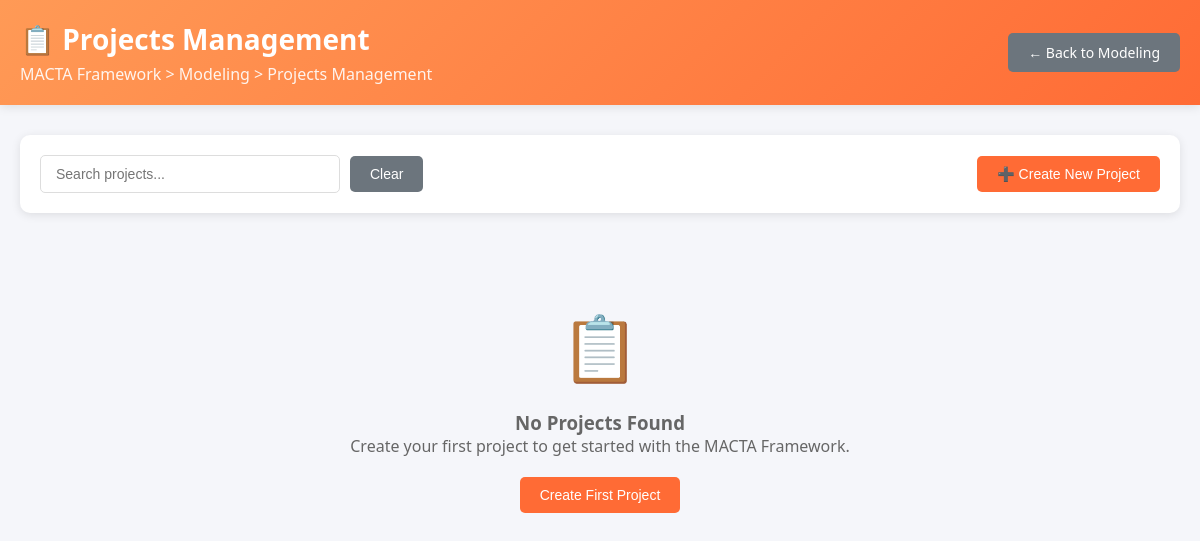
/modules/M/projects.php, run on an earlier commit of the app's database.
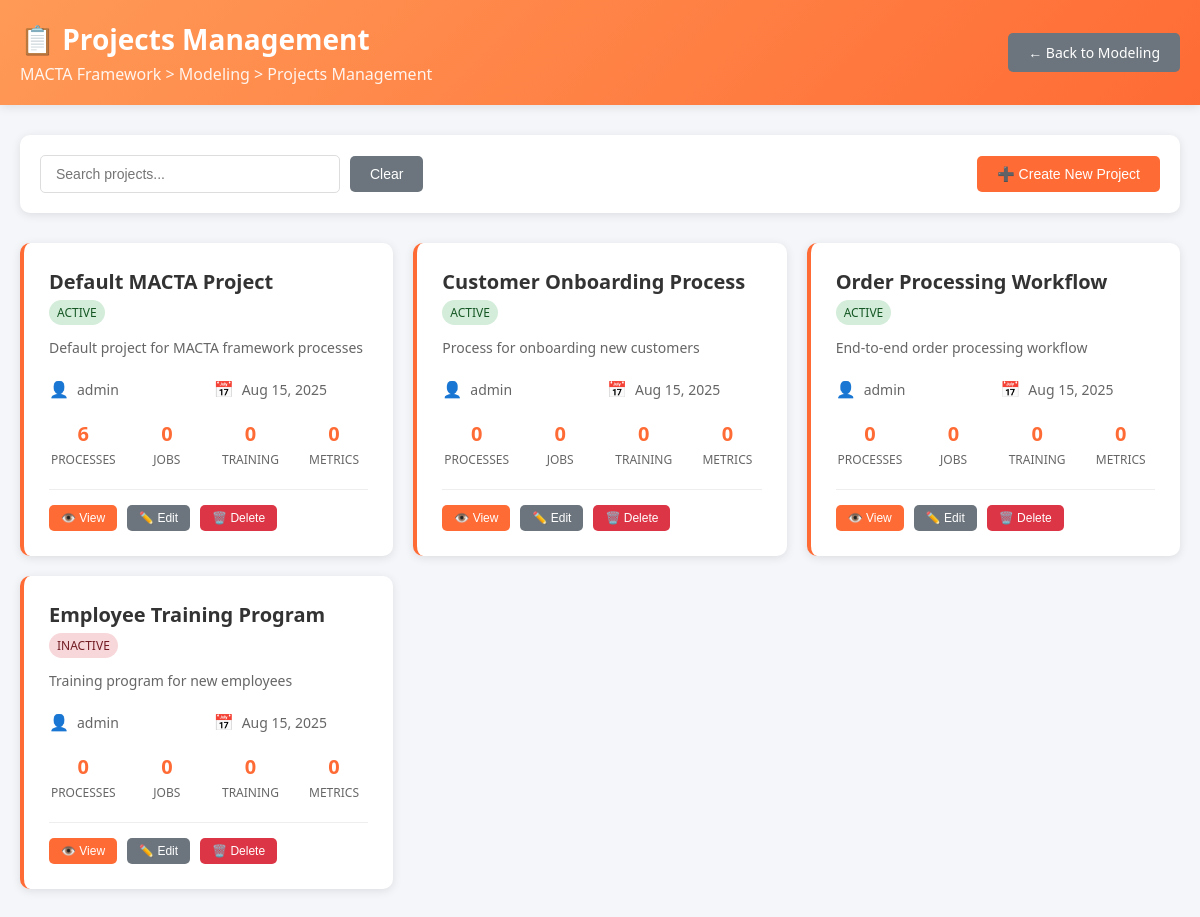
And on a later commit of the database.
### tables this page shows
CREATE TABLE `projects` (
  `id` int NOT NULL,
  `name` varchar(100) NOT NULL,
  `description` text,
  `client_id` int DEFAULT NULL,
  `status` enum('active','inactive','completed') DEFAULT 'active',
  `created_at` timestamp NULL DEFAULT CURRENT_TIMESTAMP,
  `updated_at` timestamp NULL DEFAULT CURRENT_TIMESTAMP ON UPDATE CURRENT_TIMESTAMP
);

CREATE TABLE `users` (
  `id` int NOT NULL,
  `username` varchar(50) NOT NULL,
  `email` varchar(100) NOT NULL,
  `password` varchar(255) NOT NULL,
  `role` enum('admin','user','client') DEFAULT 'user',
  `created_at` timestamp NULL DEFAULT CURRENT_TIMESTAMP,
  `updated_at` timestamp NULL DEFAULT CURRENT_TIMESTAMP ON UPDATE CURRENT_TIMESTAMP
);

### modules/M/projects.php (the view, shortened to what this page needs)
<?php
$db = new Database();
$conn = $db->getConnection();
try {
    $stmt = $conn->prepare("
        SELECT p.*, u.username as client_name,
               (SELECT COUNT(*) FROM process_models pm WHERE pm.project_id = p.id) as process_count,
               (SELECT COUNT(*) FROM job_descriptions jd WHERE jd.project_id = p.id) as job_count,
               (SELECT COUNT(*) FROM training_programs tp WHERE tp.project_id = p.id) as training_count,
               (SELECT COUNT(*) FROM metrics m WHERE m.project_id = p.id) as metrics_count
        FROM projects p
        LEFT JOIN users u ON p.client_id = u.id
        ORDER BY p.updated_at DESC, p.created_at DESC
    ");
    $stmt->execute();
    $projects = $stmt->fetchAll(PDO::FETCH_ASSOC);
} catch (PDOException $e) {
    error_log("Error loading projects: " . $e->getMessage());
    $projects = [];
}
?>
<!DOCTYPE html>
<html lang="en">
<head>
</head>
<body>
    <div class="header">
        <div class="header-content">
            <div>
                <h1>📋 Projects Management</h1>
                <div class="breadcrumb">
                    <a href="../../index.php">MACTA Framework</a> >
                    <a href="index.php">Modeling</a> >
                    Projects Management
                </div>
            </div>
            <a href="index.php" class="btn btn-secondary">← Back to Modeling</a>
        </div>
    </div>
    <div class="container">
        <div class="toolbar">
            <div class="search-box">
                <input type="text" id="searchInput" placeholder="Search projects..." onkeyup="filterProjects()">
                <button class="btn btn-secondary" onclick="clearSearch()">Clear</button>
            </div>
            <button class="btn" onclick="openCreateModal()">
                ➕ Create New Project
            </button>
        </div>
        <div class="projects-grid" id="projectsGrid">
            <?php if (empty($projects)): ?>
                <div class="empty-state" style="grid-column: 1 / -1;">
                    <div class="empty-state-icon">📋</div>
                    <h3>No Projects Found</h3>
                    <p>Create your first project to get started with the MACTA Framework.</p>
                    <button class="btn" onclick="openCreateModal()" style="margin-top: 20px;">
                        Create First Project
                    </button>
                </div>
            <?php else: ?>
                <?php foreach ($projects as $project): ?>
                    <div class="project-card" data-project-name="<?php echo strtolower($project['name']); ?>">
                        <div class="project-header">
                            <div>
                                <div class="project-title"><?php echo htmlspecialchars($project['name']); ?></div>
                                <span class="project-status status-<?php echo $project['status']; ?>">
                                    <?php echo ucfirst($project['status']); ?>
                                </span>
                            </div>
                        </div>
                        <div class="project-description">
                            <?php echo htmlspecialchars($project['description'] ?: 'No description provided'); ?>
                        </div>
                        <div class="project-meta">
                            <div class="meta-item">
                                <span class="meta-icon">👤</span>
                                <span><?php echo htmlspecialchars($project['client_name'] ?: 'No client'); ?></span>
                            </div>
                            <div class="meta-item">
                                <span class="meta-icon">📅</span>
                                <span><?php echo date('M d, Y', strtotime($project['created_at'])); ?></span>
                            </div>
                        </div>
                        <div class="project-stats">
                            <div class="stat-item">
                                <span class="stat-number"><?php echo $project['process_count']; ?></span>
                                <span class="stat-label">Processes</span>
                            </div>
                            <div class="stat-item">
                                <span class="stat-number"><?php echo $project['job_count']; ?></span>
                                <span class="stat-label">Jobs</span>
                            </div>
                            <div class="stat-item">
                                <span class="stat-number"><?php echo $project['training_count']; ?></span>
                                <span class="stat-label">Training</span>
                            </div>
                            <div class="stat-item">
                                <span class="stat-number"><?php echo $project['metrics_count']; ?></span>
                                <span class="stat-label">Metrics</span>
                            </div>
                        </div>
                        <div class="project-actions">
                            <button class="btn btn-sm" onclick="viewProject(<?php echo $project['id']; ?>)">
                                👁️ View
                            </button>
                            <button class="btn btn-secondary btn-sm" onclick="editProject(<?php echo $project['id']; ?>)">
                                ✏️ Edit
                            </button>
                            <button class="btn btn-danger btn-sm" onclick="deleteProject(<?php echo $project['id']; ?>)">
                                🗑️ Delete
                            </button>
                        </div>
                    </div>
                <?php endforeach; ?>
            <?php endif; ?>
        </div>
    </div>
</body>
</html>

### modules/M/projects.php (style rules this page uses)
* { margin: 0; padding: 0; box-sizing: border-box; }
body { font-family: 'Segoe UI', Tahoma, Geneva, Verdana, sans-serif; background: #f5f6fa; min-height: 100vh; }
.header { background: linear-gradient(135deg, #ff9a56 0%, #ff6b35 100%); color: white; padding: 20px; box-shadow: 0 2px 10px rgba(0,0,0,0.1); }
.header-content { max-width: 1200px; margin: 0 auto; display: flex; justify-content: space-between; align-items: center; }
.header h1 { font-size: 28px; font-weight: bold; }
.breadcrumb { opacity: 0.9; margin-top: 5px; }
.breadcrumb a { color: white; text-decoration: none; }
.container { max-width: 1200px; margin: 0 auto; padding: 30px 20px; }
.toolbar { background: white; padding: 20px; border-radius: 10px; box-shadow: 0 2px 10px rgba(0,0,0,0.1); margin-bottom: 30px; display: flex; justify-content: space-between; align-items: center; }
.search-box { display: flex; gap: 10px; align-items: center; }
.search-box input { padding: 10px 15px; border: 1px solid #ddd; border-radius: 5px; font-size: 14px; width: 300px; }
.btn { background: #ff6b35; color: white; border: none; padding: 10px 20px; border-radius: 5px; cursor: pointer; font-weight: 500; font-size: 14px; transition: all 0.3s ease; text-decoration: none; display: inline-flex; align-items: center; gap: 8px; }
.btn-secondary { background: #6c757d; }
.btn-danger { background: #dc3545; }
.btn-sm { padding: 6px 12px; font-size: 12px; }
.projects-grid { display: grid; grid-template-columns: repeat(auto-fill, minmax(350px, 1fr)); gap: 20px; margin-bottom: 30px; }
.project-card { background: white; border-radius: 10px; padding: 25px; box-shadow: 0 2px 10px rgba(0,0,0,0.1); transition: all 0.3s ease; border-left: 4px solid #ff6b35; }
.project-header { display: flex; justify-content: space-between; align-items: flex-start; margin-bottom: 15px; }
.project-title { font-size: 20px; font-weight: bold; color: #333; margin-bottom: 5px; }
.project-status { padding: 4px 8px; border-radius: 15px; font-size: 12px; font-weight: 500; text-transform: uppercase; }
.status-active { background: #d4edda; color: #155724; }
.status-inactive { background: #f8d7da; color: #721c24; }
.project-description { color: #666; line-height: 1.5; margin-bottom: 20px; font-size: 14px; }
.project-meta { display: grid; grid-template-columns: repeat(2, 1fr); gap: 10px; margin-bottom: 20px; }
.meta-item { display: flex; align-items: center; gap: 8px; font-size: 14px; color: #666; }
.meta-icon { font-size: 16px; }
.project-stats { display: flex; gap: 15px; margin-bottom: 20px; }
.stat-item { text-align: center; flex: 1; }
.stat-number { font-size: 20px; font-weight: bold; color: #ff6b35; display: block; }
.stat-label { font-size: 12px; color: #666; text-transform: uppercase; }
.project-actions { display: flex; gap: 10px; border-top: 1px solid #eee; padding-top: 15px; }
.empty-state { text-align: center; padding: 60px 20px; color: #666; }
.empty-state-icon { font-size: 64px; margin-bottom: 20px; color: #ddd; }

What changed in the data, as far as the page shows it:
added projects: name "Default MACTA Project", status "ACTIVE", description "Default project for MACTA framework processes", client.username "admin", created_at "Aug 15, 2025", process_count "6", job_count "0", training_count "0", metrics_count "0"
added projects: name "Customer Onboarding Process", status "ACTIVE", description "Process for onboarding new customers", client.username "admin", created_at "Aug 15, 2025", process_count "0", job_count "0", training_count "0", metrics_count "0"
added projects: name "Order Processing Workflow", status "ACTIVE", description "End-to-end order processing workflow", client.username "admin", created_at "Aug 15, 2025", process_count "0", job_count "0", training_count "0", metrics_count "0"
added projects: name "Employee Training Program", status "INACTIVE", description "Training program for new employees", client.username "admin", created_at "Aug 15, 2025", process_count "0", job_count "0", training_count "0", metrics_count "0"
Also different on the page:
text no longer shown: "📋 No Projects Found Create your first project to get started with the MACTA Framework. Create First Project"
